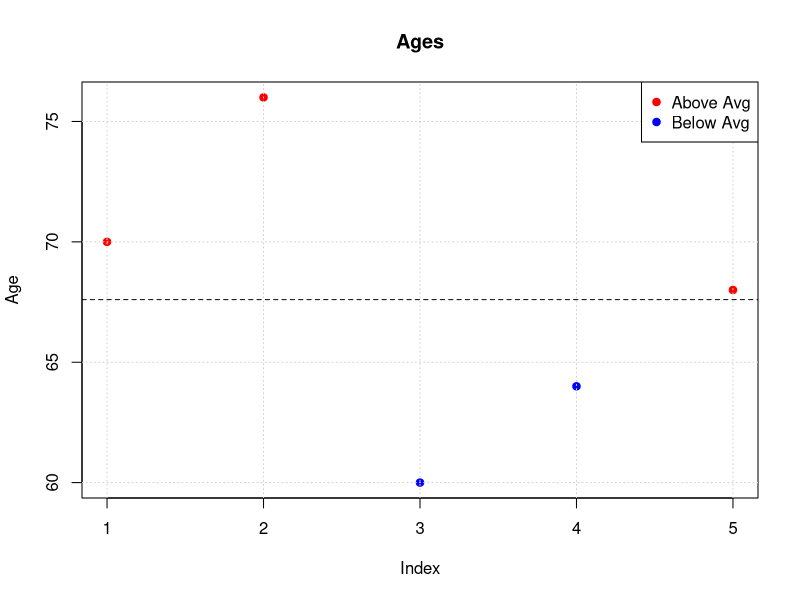
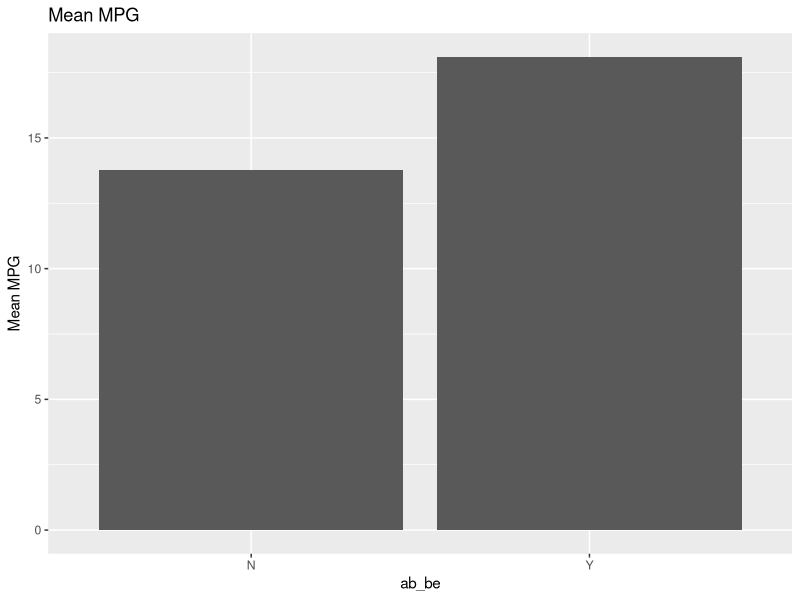

Write R code to recreate these figures, in order.
## ---- chunk 1
suppressMessages(library(tidyverse))
## ---- chunk 2
df <- data.frame(id = 1:5,
                 gender = c("MALE","MALE","FEMALE","MALE","FEMALE"),
                 age = c(70,76,60,64,68))
## ---- chunk 3
filter(df,gender == "FEMALE")

# Given this data frame, the following is equivalent 

filter(df, gender != "MALE")
## ---- chunk 4
filter(df, id %in% c(1,3,5))
## ---- chunk 5
mutate(df,meanage = mean(age))
## ---- chunk 6
mutate(df,old_young=ifelse(df$age>=mean(df$age),"Y","N"))
## ---- chunk 7
tmp <- mutate(df, color = ifelse(age > mean(age),"red","blue")) 

plot(tmp$age,col=tmp$color, type="p",
     pch=19,main="Ages",ylab="Age") 

grid()

abline(h=mean(tmp$age),lty=2)

legend("topright",
       c("Above Avg","Below Avg"),col=c("red","blue"),pch=19)
## ---- chunk 8
df[rev(order(df$age)),]
## ---- chunk 9
arrange(df,desc(age))
## ---- chunk 10
arrange(df, gender,desc(age))
## ---- chunk 11
df[order(df$gender,-df$age),]
## ---- chunk 12
# Reorder the columns
select(df,gender,id,age)  
## ---- chunk 13
# Select all but the age column
select(df,-age)
## ---- chunk 14
# Can use the ":" operator to select a range
select(df,id:age) 
## ---- chunk 15
# Select all columns that start with an "a"
select(df,starts_with("a"))
## ---- chunk 16
names(mtcars)

# Get only columns that start with "c"

select(mtcars,starts_with("c"))
## ---- chunk 17
testdf <- expand.grid(m_1=seq(60,70,10),
                      age=c(25,32),
                      m_2=seq(50,60,10),
                      m_3=seq(60,70,10))
## ---- chunk 18
testdf
## ---- chunk 19
select(testdf,matches("_"))
## ---- chunk 20
select(testdf,num_range("m_",1:2))
## ---- chunk 21
df

# Hmm. the following doesn't do anything - or so it seems

group_by(df)
## ---- chunk 22
summarize(group_by(df,gender),total=n())
## ---- chunk 23
summarize(group_by(df,gender),av_age=mean(age))
## ---- chunk 24
summarize(group_by(df,gender),av_age=mean(age),total=n())
## ---- chunk 25
summarize(group_by(df,gender),av_age=mean(age))
## ---- chunk 26
head(select(mtcars, mpg, am))
## ---- chunk 27
mtcars %>% select(mpg, am) %>% head
## ---- chunk 28
mtcars %>% select(mpg, am)
## ---- chunk 29
df %>% group_by(gender) %>% summarize(avg=mean(age))

# Same as the following but the pipes don't require you to "commit"
# With the following, you have to know in advance what you want to do

summarize(group_by(df,gender), avg=mean(age))
## ---- chunk 30
df %>% 
  group_by(gender) %>% 
  summarize(avg=mean(age),total=n())
## ---- chunk 31
df %>% 
  filter(gender == "MALE") %>% 
  summarize(med_age=median(age))
## ---- chunk 32
results <- df %>% 
              filter(gender == "MALE") %>% 
              summarize(med_age=median(age))
## ---- chunk 33
mtcars %>% filter(wt > 3.3)  %>%
           mutate(ab_be=ifelse(mpg > mean(mpg),"Y","N")) %>%
           group_by(ab_be) %>% 
           summarize(mean_mpg=mean(mpg))
## ---- chunk 34
mtcars %>% filter(wt > 3.3)  %>%
           mutate(ab_be=ifelse(mpg > mean(mpg),"Y","N")  ) %>%
           group_by(ab_be) %>% summarize(mean_mpg=mean(mpg)) %>%
           ggplot(aes(x=ab_be,y=mean_mpg)) +
           geom_bar(stat="identity") +
           ggtitle("Mean MPG") + labs(x = "ab_be", y = "Mean MPG")
## ---- chunk 35
data(iris)
## ---- chunk 36
str(iris)
## ---- chunk 37
glimpse(iris)
## ---- chunk 38
iris %>% 
  filter(Sepal.Length > 4.7 & Sepal.Length < 5.0 & Species=="setosa" )
## ---- chunk 39
iris %>% select(c(Sepal.Length,Sepal.Width)) %>% head(5)

# Or use a helper function to process strings

iris %>% select(starts_with("Sepal")) %>% head(5)

# Or if you know which column numbers you want

iris %>% select(c(1:2)) %>% head(5)
## ---- chunk 40
iris %>% arrange(desc(Sepal.Width)) %>% head(5)
## ---- chunk 41
iris %>% group_by(Species) %>% count()

# Or

iris %>% group_by(Species) %>% summarize(total=n())
## ---- chunk 42
iris %>% select(-ends_with("Length")) %>% head()
## ---- chunk 43
iris %>% select(-c(ends_with("Length"),"Species")) %>% head()

# Or

iris %>% select(-ends_with("Length")) %>% select(-"Species") %>% head()
## ---- chunk 44
iris %>% filter(Sepal.Width > 3.9) %>% 
  select(-ends_with("Length")) %>% 
  select(-"Species")

# Or

iris %>% select(-ends_with("Length")) %>% 
  select(-"Species") %>%
  filter(Sepal.Width > 3.9) 
## ---- chunk 45
iris %>% summarize(mean=mean(Sepal.Length),
                   sd=sd(Sepal.Length),
                   max=max(Sepal.Length),
                   min=min(Sepal.Length))
## ---- chunk 46
iris %>% group_by(Species) %>% summarize(mean=mean(Sepal.Length),
                                         sd=sd(Sepal.Length),
                                         max=max(Sepal.Length),
                                         min=min(Sepal.Length))
## ---- chunk 47
data(msleep)
## ---- chunk 48
names(msleep)

#

str(msleep)
## ---- chunk 49
msleep %>% filter(vore=="omni") %>% summarize(mean=mean(sleep_total))

# Or

msleep %>% group_by(vore) %>% 
  summarize(mean=mean(sleep_total)) %>% 
  filter(vore=="omni")
## ---- chunk 50
msleep %>% 
  group_by(order) %>% 
  summarize(avg=mean(sleep_total)) %>%
  arrange(desc(avg))
## ---- chunk 51
msleep %>% group_by(vore) %>% 
  summarize(mean=mean(sleep_total))
## ---- chunk 52
msleep %>% 
  drop_na() %>% 
  group_by(vore) %>% 
  summarize(mean=mean(sleep_total))
## ---- chunk 53
msleep_na <- msleep %>% drop_na()
msleep_na %>% nrow()
## ---- chunk 54
msleep_na %>% 
  group_by(order,vore) %>% 
  summarize(mean=mean(brainwt))
